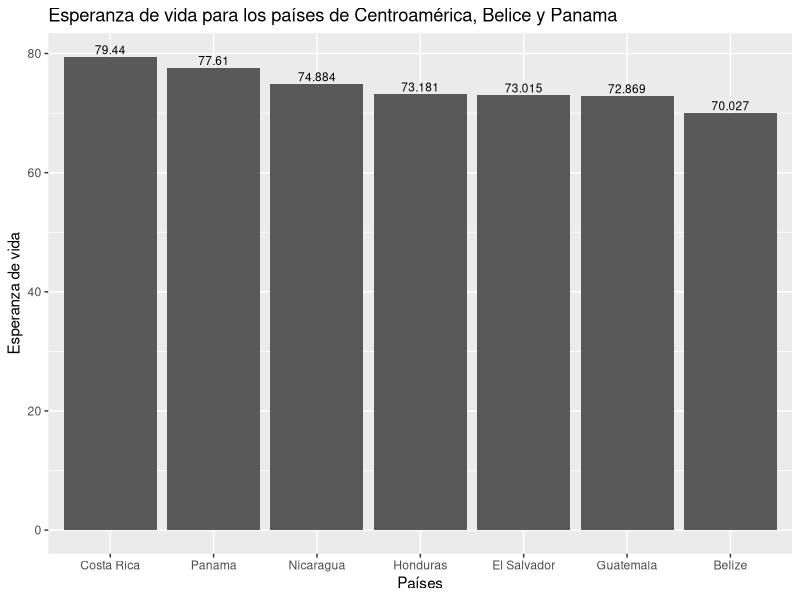
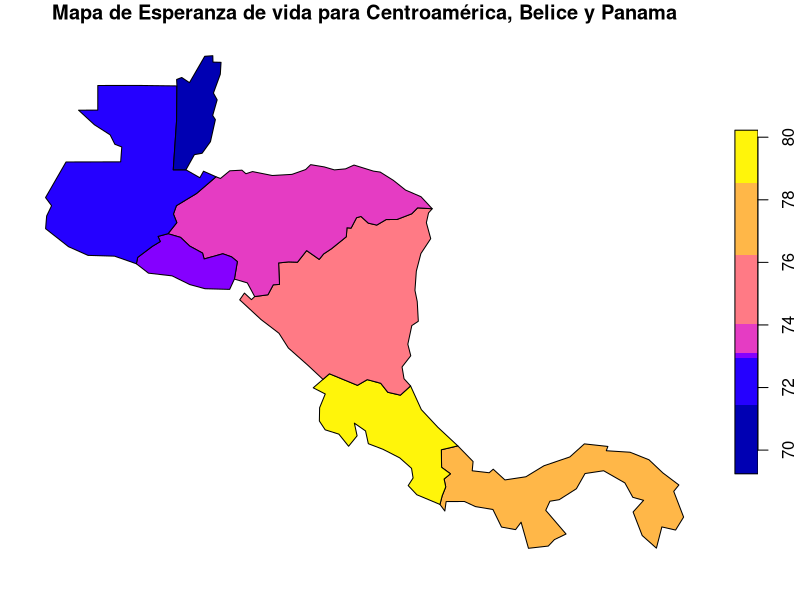
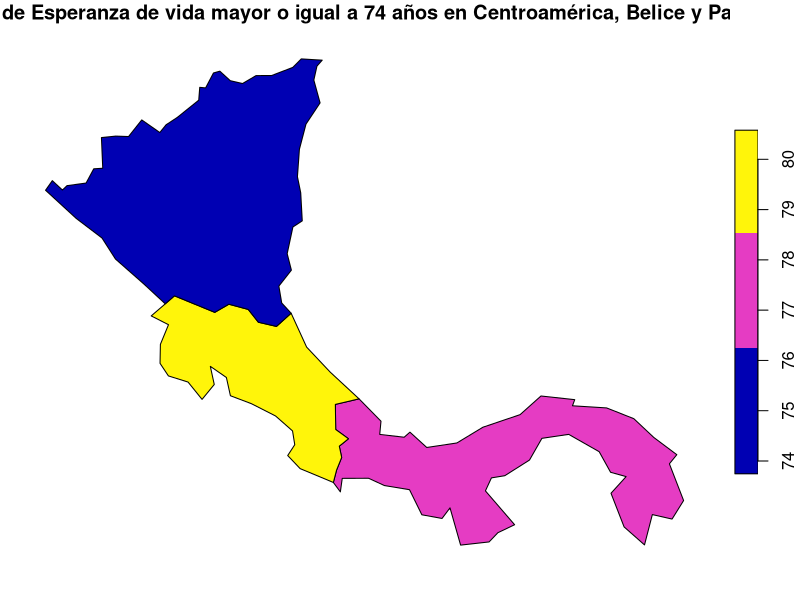

Generate these figures, in order, with R:
## ---- chunk 1
knitr::opts_chunk$set(echo = TRUE)
## ---- chunk 2
# Paquete para generación de documentos (ej. HTML)
#library(knitr)

# Paquete para formateo de tablas
library(kableExtra)

# Paquete de graficación
library(ggplot2)

# Paquete de manejo de datos geoespaciales vectoriales
library(sf)

# Paquete con conjuntos de datos geoespaciales
library(spData)
## ---- chunk 3
names(world)
## ---- chunk 4
kable(
  world[1:10, 1:5, drop = TRUE], 
  caption="Datos demográficos de los países del mundo"
)
## ---- chunk 5
kable(
  world[1:10, c("name_long","continent","pop","lifeExp","gdpPercap"), drop = TRUE], 
  col.names=c("País","Continente","Población","Esperanza de vida","Renta per cápita"),  
  caption="Datos demográficos de los países del mundo"
)
## ---- chunk 6
# Se extraen las observaciones ordenadas por orden alfabético de país
world.orden <- order(world$name_long)

# Se genera un nuevo data frame ordenado
world.ordenadoxpais <- world[world.orden,]

# Se formatea la tabla con el nuevo data frame
kable(
  world.ordenadoxpais[, c("name_long","continent","pop","lifeExp","gdpPercap"), drop = TRUE], 
  col.names=c("País","Continente","Población","Esperanza de vida","Renta per cápita"),  
  caption="Datos demográficos de los países del mundo"
) %>%
kable_styling() %>%
scroll_box(
  width = "800px", 
  height = "500px", 
  fixed_thead = TRUE
)
## ---- chunk 7
# Se extraen las observaciones correspondientes a los países de Centroamérica
centro_america = world[world$name_long == "Belize" |
                       world$name_long == "Guatemala" |
                       world$name_long == "Honduras" |
                       world$name_long == "El Salvador" |
                       world$name_long == "Nicaragua" |
                       world$name_long == "Costa Rica" |
                       world$name_long == "Panama"
                       , ]

# Se formatea la tabla con el nuevo data frame
kable(
  centro_america[, c("name_long","continent","pop","lifeExp","gdpPercap"), drop = TRUE], 
  col.names=c("País","Continente","Población","Esperanza de vida","Renta per cápita"),  
  caption="Datos demográficos de los países de Centroamérica"
) %>%
kable_styling()
## ---- chunk 8
ggplot(centro_america, aes(x=reorder(name_long, -lifeExp), y=lifeExp)) +
  ggtitle("Esperanza de vida para los países de Centroamérica, Belice y Panama") +
  xlab("Países") + 
  ylab("Esperanza de vida") +  
  geom_col() +
  geom_text(aes(label=lifeExp), vjust=-0.3, size=3.0)
## ---- chunk 9
plot(centro_america["lifeExp"], main= "Mapa de Esperanza de vida para Centroamérica, Belice y Panama")
## ---- chunk 10
centroamerica_expvida =world[(world$name_long == "Belize" |
                       world$name_long == "Guatemala" |
                       world$name_long == "Honduras" |
                       world$name_long == "El Salvador" |
                       world$name_long == "Nicaragua" |
                       world$name_long == "Costa Rica" |
                       world$name_long == "Panama") 
                       & world$lifeExp >= 74 , ]
plot(centroamerica_expvida["lifeExp"], main= "Mapa de Esperanza de vida mayor o igual a 74 años en Centroamérica, Belice y Panama")
